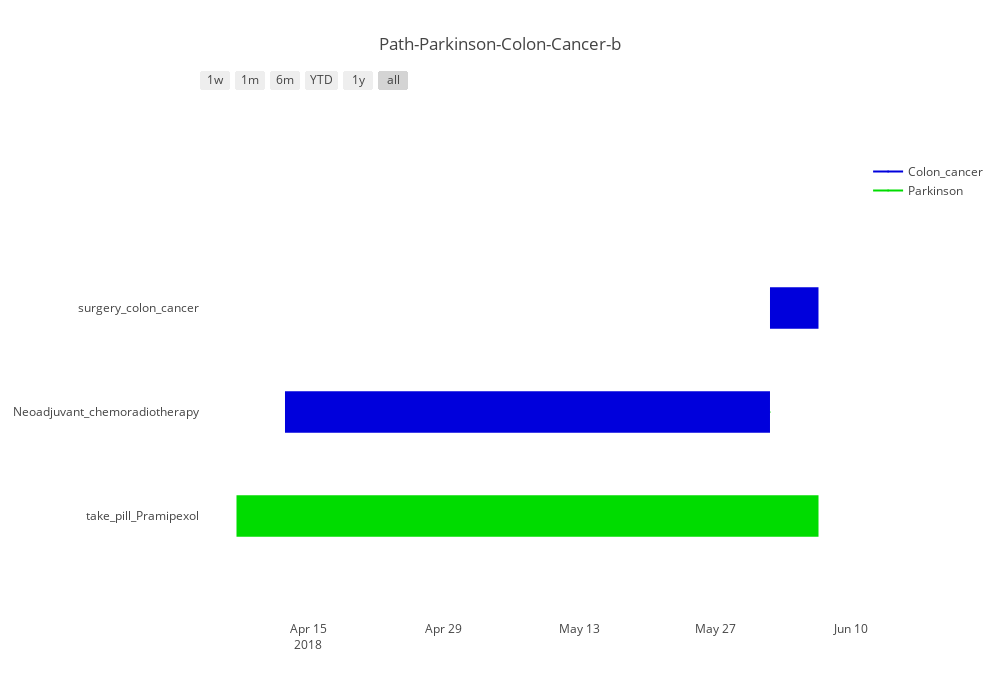

The notebook cell saved with this chart:
### Code cell
!eye --nope path/aggreagatedPath-t3-b.n3  parkinson/gps-desc.n3  colon-cancer/gps-desc.n3 engine/path-processor-visual.n3 --query engine/path-processor-visual.csvq --strings >path/aggreagatedPath-plot-t3-b.csv
df_path_b = pd.read_csv('path/aggreagatedPath-plot-t3-b.csv', sep=',', encoding = 'utf-8')
df_b = [dict(Task=df_path_b.action_name[0], Start=df_path_b.start_time[0], Finish=df_path_b.end_time[0], Resource=df_path_b.map_name[0])]
i=1
while i < len(df_path_b):
    df_b.append( dict(Task=df_path_b.action_name[i], Start=df_path_b.start_time[i], Finish=df_path_b.end_time[i], Resource=df_path_b.map_name[i]) )
    i+=1

colors = dict(Conflict = 'rgb(220, 0, 0)',
              Colon_cancer = 'rgb(0, 0, 220)',
              Parkinson = 'rgb(0, 220, 0)')
fig_b = ff.create_gantt(df_b, colors=colors, index_col='Resource', show_colorbar=True,  title='Path-Parkinson-Colon-Cancer-b')
fig_b['layout'].update(autosize=False, width=1000, height=700, margin=dict(l=200))
iplot(fig_b, show_link=False)

### Figure 1 — Plotly figure (JSON) as saved in the notebook; plotly's stock layout.template omitted (floating-point values rounded to 4 significant figures)
{"data": [{"marker": {"color": "white"}, "name": "", "x": ["2018-04-07T14:52:21.0Z", "2018-06-06T14:52:21.0Z"], "y": [0, 0]}, {"marker": {"color": "white"}, "name": "", "x": ["2018-04-12T14:50:33Z", "2018-06-01T14:50:33.0Z"], "y": [1, 1]}, {"marker": {"color": "white"}, "name": "", "x": ["2018-06-01T14:50:33.0Z", "2018-06-06T14:50:33.0Z"], "y": [2, 2]}, {"hoverinfo": "none", "marker": {"color": "rgb(0, 0, 220)", "size": 1}, "name": "Colon_cancer", "showlegend": true, "x": ["2018-06-01T14:50:33.0Z", "2018-06-01T14:50:33.0Z"], "y": [0, 0]}, {"hoverinfo": "none", "marker": {"color": "rgb(0, 220, 0)", "size": 1}, "name": "Parkinson", "showlegend": true, "x": ["2018-06-01T14:50:33.0Z", "2018-06-01T14:50:33.0Z"], "y": [1, 1]}], "layout": {"autosize": false, "height": 700, "hovermode": "closest", "margin": {"l": 200}, "shapes": [{"fillcolor": "rgb(0, 220, 0)", "line": {"width": 0}, "opacity": 1, "type": "rect", "x0": "2018-04-07T14:52:21.0Z", "x1": "2018-06-06T14:52:21.0Z", "xref": "x", "y0": -0.2, "y1": 0.2, "yref": "y"}, {"fillcolor": "rgb(0, 0, 220)", "line": {"width": 0}, "opacity": 1, "type": "rect", "x0": "2018-04-12T14:50:33Z", "x1": "2018-06-01T14:50:33.0Z", "xref": "x", "y0": 0.8, "y1": 1.2, "yref": "y"}, {"fillcolor": "rgb(0, 0, 220)", "line": {"width": 0}, "opacity": 1, "type": "rect", "x0": "2018-06-01T14:50:33.0Z", "x1": "2018-06-06T14:50:33.0Z", "xref": "x", "y0": 1.8, "y1": 2.2, "yref": "y"}], "showlegend": true, "title": "Path-Parkinson-Colon-Cancer-b", "width": 1000, "xaxis": {"rangeselector": {"buttons": [{"count": 7, "label": "1w", "step": "day", "stepmode": "backward"}, {"count": 1, "label": "1m", "step": "month", "stepmode": "backward"}, {"count": 6, "label": "6m", "step": "month", "stepmode": "backward"}, {"count": 1, "label": "YTD", "step": "year", "stepmode": "todate"}, {"count": 1, "label": "1y", "step": "year", "stepmode": "backward"}, {"step": "all"}]}, "showgrid": false, "type": "date", "zeroline": false}, "yaxis": {"autorange": false, "range": [-1, 4], "showgrid": false, "ticktext": ["take_pill_Pramipexol", "Neoadjuvant_chemoradiotherapy", "surgery_colon_cancer"], "tickvals": [0, 1, 2], "zeroline": false}}}
